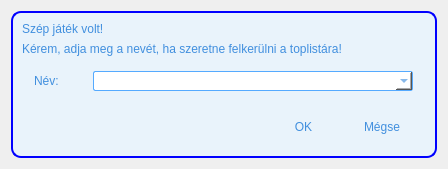
<?xml version="1.0" encoding="UTF-8"?>
<ui version="4.0">
 <class>PlayerNameDlg</class>
 <widget class="QDialog" name="PlayerNameDlg">
  <property name="geometry">
   <rect>
    <x>0</x>
    <y>0</y>
    <width>448</width>
    <height>169</height>
   </rect>
  </property>
  <property name="sizePolicy">
   <sizepolicy hsizetype="Preferred" vsizetype="Preferred">
    <horstretch>0</horstretch>
    <verstretch>0</verstretch>
   </sizepolicy>
  </property>
  <property name="windowTitle">
   <string>Dialog</string>
  </property>
  <property name="styleSheet">
   <string notr="true">background-color: none;</string>
  </property>
  <property name="sizeGripEnabled">
   <bool>false</bool>
  </property>
  <layout class="QVBoxLayout" name="verticalLayout_2">
   <item>
    <widget class="QFrame" name="mainFrame">
     <property name="sizePolicy">
      <sizepolicy hsizetype="Expanding" vsizetype="Expanding">
       <horstretch>0</horstretch>
       <verstretch>0</verstretch>
      </sizepolicy>
     </property>
     <property name="styleSheet">
      <string notr="true">color: #418fde;
font: 10pt &quot;MS Shell Dlg 2&quot;;
background-color: #e9f3fb;
border: 2px solid blue;
border-radius: 10px;</string>
     </property>
     <layout class="QVBoxLayout" name="verticalLayout">
      <item>
       <widget class="QLabel" name="label">
        <property name="styleSheet">
         <string notr="true">border: none;</string>
        </property>
        <property name="text">
         <string>Szép játék volt!</string>
        </property>
       </widget>
      </item>
      <item>
       <widget class="QLabel" name="label_2">
        <property name="styleSheet">
         <string notr="true">border: none;</string>
        </property>
        <property name="text">
         <string>Kérem, adja meg a nevét, ha szeretne felkerülni a toplistára!</string>
        </property>
       </widget>
      </item>
      <item>
       <widget class="QFrame" name="inputFrame">
        <property name="styleSheet">
         <string notr="true">border: none;</string>
        </property>
        <property name="frameShape">
         <enum>QFrame::NoFrame</enum>
        </property>
        <property name="frameShadow">
         <enum>QFrame::Plain</enum>
        </property>
        <property name="lineWidth">
         <number>0</number>
        </property>
        <layout class="QHBoxLayout" name="horizontalLayout">
         <item>
          <widget class="QLabel" name="label_3">
           <property name="sizePolicy">
            <sizepolicy hsizetype="Fixed" vsizetype="Preferred">
             <horstretch>0</horstretch>
             <verstretch>0</verstretch>
            </sizepolicy>
           </property>
           <property name="minimumSize">
            <size>
             <width>50</width>
             <height>16</height>
            </size>
           </property>
           <property name="maximumSize">
            <size>
             <width>50</width>
             <height>16</height>
            </size>
           </property>
           <property name="text">
            <string>Név:</string>
           </property>
          </widget>
         </item>
         <item>
          <widget class="QComboBox" name="name">
           <property name="sizePolicy">
            <sizepolicy hsizetype="Minimum" vsizetype="Fixed">
             <horstretch>0</horstretch>
             <verstretch>0</verstretch>
            </sizepolicy>
           </property>
           <property name="minimumSize">
            <size>
             <width>320</width>
             <height>20</height>
            </size>
           </property>
           <property name="maximumSize">
            <size>
             <width>320</width>
             <height>20</height>
            </size>
           </property>
           <property name="styleSheet">
            <string notr="true">background-color: rgb(255, 255, 255);
border: 1px solid rgb(85, 170, 255);
border-radius: 2px;</string>
           </property>
           <property name="editable">
            <bool>true</bool>
           </property>
          </widget>
         </item>
        </layout>
       </widget>
      </item>
      <item>
       <widget class="QFrame" name="btnFrame">
        <property name="styleSheet">
         <string notr="true">border: none;</string>
        </property>
        <property name="frameShape">
         <enum>QFrame::StyledPanel</enum>
        </property>
        <property name="frameShadow">
         <enum>QFrame::Raised</enum>
        </property>
        <layout class="QHBoxLayout" name="horizontalLayout_2">
         <item>
          <spacer name="horizontalSpacer">
           <property name="orientation">
            <enum>Qt::Horizontal</enum>
           </property>
           <property name="sizeHint" stdset="0">
            <size>
             <width>201</width>
             <height>20</height>
            </size>
           </property>
          </spacer>
         </item>
         <item>
          <widget class="QPushButton" name="btnOK">
           <property name="minimumSize">
            <size>
             <width>75</width>
             <height>23</height>
            </size>
           </property>
           <property name="styleSheet">
            <string notr="true">border-radius: 6px;  color: #418fde;
background-color: rgb(0, 255, 255);
border-color: rgb(0, 0, 127);
border-style: solid;
border-width: 1px;
pressed {background-color: #66ccff; border-style: inset;}</string>
           </property>
           <property name="text">
            <string>OK</string>
           </property>
           <property name="flat">
            <bool>true</bool>
           </property>
          </widget>
         </item>
         <item>
          <widget class="QPushButton" name="btnCancel">
           <property name="minimumSize">
            <size>
             <width>70</width>
             <height>23</height>
            </size>
           </property>
           <property name="styleSheet">
            <string notr="true">border-radius: 6px;  color: #418fde;
border-color: rgb(0, 0, 127);
background-color: rgb(170, 170, 255);
border-style: solid;
border-width: 1px;
pressed {background-color: #66ccff; border-style: inset;}
</string>
           </property>
           <property name="text">
            <string>Mégse</string>
           </property>
          </widget>
         </item>
        </layout>
       </widget>
      </item>
     </layout>
    </widget>
   </item>
  </layout>
 </widget>
 <resources/>
 <connections/>
</ui>
